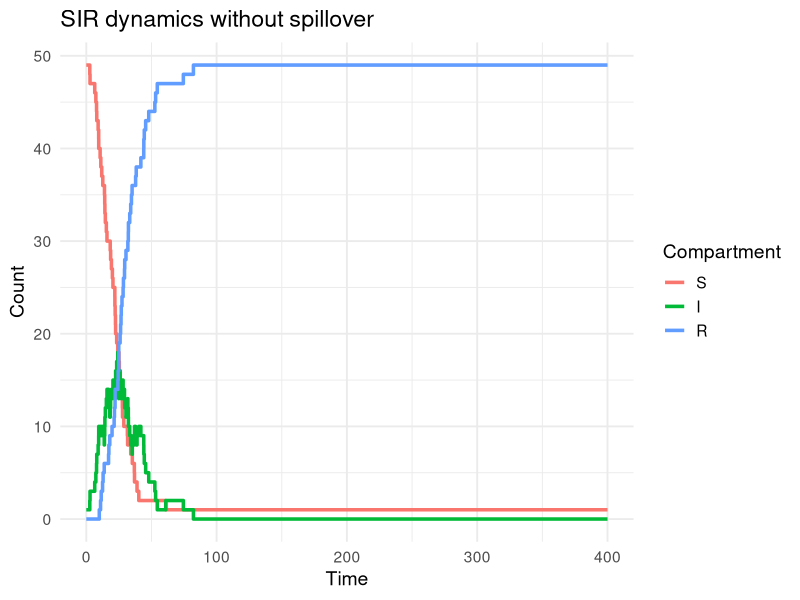

This chart was generated by the following R code: (Note: this script raises an error after producing the figure.)
#####################################################################

## Lab: Stochastic SIR simulation with spillover introductions

#####################################################################

## Clinic on the Meaningful Modeling of Epidemiological Data
## International Clinics on Infectious Disease Dynamics and Data (ICI3D) Program
## https://www.ici3d.org

## Attribution: Rebecca Borchering (2015, 2018)
##              Reshma Kassanjee (2025)

## Some Rights Reserved
## CC BY-NC 4.0 (https://creativecommons.org/licenses/by-nc/4.0/)

#####################################################################

## The goal of this tutorial is to use a Gillespie algorithm 
## implementation of an SIR model to explore the impact of
## introducing spillover infection events.

## You will be asked to extend code - though we provide example
## solutions, we encourage you take the time to first try!  

library(tidyverse)

#####################################################################

## Section 1: Simple stochastic SIR 

#####################################################################

## Context: We begin with a closed population of animals, with infection
## modelled to spread as per a stochastic SIR model. 

## Take some time to understand the implementation below. 

## Compartments:
## (S,I,R) = (susceptible, infectious, removed)

## Transitions:
## Event                           Change        	  	          Rate
## Infection (S)                   (S,I,R)->(S-1,I+1,R)        	beta*I*S/N
## Recovery/Removal (I)            (S,I,R)->(S,I-1,R+1)         gamma*I

## Function to step forward in time to next event and update states:

event_sir <- function(time, S, I, R, params, t_end) {
  
  with(as.list(params), {
    N <- S+I+R
    
    rates <- c(
      infect = beta * I * S / N,
      recover = gamma * I
    )
    
    total_rate <- sum(rates)
    
    if (total_rate == 0) {
      
      count.inf <- 0
      event_time <- t_end
      
    } else {
      
      event_time <- time + rexp(1, total_rate)
      event_type <- sample(c("Infect", "Recover"), 1, prob = rates / total_rate)
      
      switch(event_type,
             "Infect" = {
               S <- S - 1
               I <- I + 1
               count.inf <- 1
             },
             "Recover" = {
               I <- I - 1
               R <- R + 1
               count.inf <- 0
             })
    }
    
    return(data.frame(time = event_time, S = S, I = I, R = R, count.inf = count.inf))
  })
}

## Function to simulate states from time 0 to t_end:

simulate_sir <- function(t_end, y, params) {
  with(as.list(y), {
    
    cum.inf <-  0
    ts <- data.frame(time = 0, S = S, I = I, R = R, count.inf = 0) 
    next_event <- ts
    
    while (next_event$time < t_end) {
      next_event <- event_sir(next_event$time, next_event$S, next_event$I, next_event$R, params, t_end)
      cum.inf <- cum.inf + next_event$count.inf
      next_event$count.inf <- cum.inf
      ts <- rbind(ts, next_event)
    }
    
    return(ts)
  })
}

## Run the model for specified inputs:

pop <- 50                                 # population size
params <- c(beta = 0.3, gamma = 0.1)    	# parameter values
final_time <- 400                       	# end time
y0 <- c(S = pop - 1, I = 1, R = 0)        # initial state

ts1 <- simulate_sir(final_time, y0, params)

## And plot:

ts1_long <- (ts1 
             |> pivot_longer(cols = c(S, I, R), names_to = "Compartment", values_to = "count")
             |> mutate(Compartment = factor(Compartment, levels = c('S','I','R')))
)

ggplot(ts1_long, aes(x = time, y = count, color = Compartment)) +
  geom_step(linewidth = 1.2) +
  labs(title = "SIR dynamics without spillover", y = "Count", x = "Time") +
  theme_minimal(base_size = 14)

## Generate the data and produce the plot multiple times, by running the relevant
## lines above. What do you see?

#####################################################################

## Section 2: Simple stochastic SIR with spillover

#####################################################################

## We now introduce the possibility of infections occurring in the
## population due to other exposures - for example, due to infected animals
## in some other maintenance population briefly entering the territory. 

## TASK 1: Make a copy of all the code presented for part 1 and modify it to 
## introduce spillover events using the following information:
## Make functions event_sirspill and simulate_sirspill. More specifically, 
## assume that, in addition to the transmission already occurring, there 
## is an additional rate of infection of susceptibles of lambda*S/N (total rate). 
## Here lambda is the rate at which, for example, animals from outside of the 
## population manage to make contact with animals in our population of interest. 

## Here are some hints if needed: 
##   * Update the list of '## Transitions'
##   * In the function event_sirspill, include a third event type 'Spillover'.
##     Also try to include a counter for spillovers (count.spillovers) - 
##     this may prove handy if you get time to explore. 
##   * To run the model, think about whether any of the inputs needs to change.

## Once you have tried this yourself, scroll down to the bottom of the tutorial 
## to find an example solution, and then move onto the next parts of the tutorial 
## using it.

#####################################################################

## Section 3: Explore patterns

#####################################################################

## Let's compare outputs for different parameter values.

## To make this easier, let's write a function that plots I over time,
## showing several different possible trajectories, for a set of input 
## parameter values

plot_sirspill <- function(nTraj = 16, params, final_time, y0){
  
  ts_collect <- list()
  for (ii in 1:nTraj){
    ts_collect[[ii]] <- simulate_sirspill(final_time, y0, params)
  }
  
  ts_collect_df <- (bind_rows(ts_collect, .id = "Simulation")
                    |> mutate(Simulation = factor(Simulation, levels = 1:nTraj))
  )
  
  gg <- ggplot(ts_collect_df, aes(x = time, y = I)) +
    geom_step(linewidth = 1.2) +
    facet_wrap(~Simulation) +
    labs(title = "I over time", y = "Count", x = "Time") +
    scale_x_continuous(breaks = NULL) +
    coord_cartesian(xlim=c(0, final_time)) +
    theme_minimal(base_size = 14)

  print(gg)
}

## We can now easily now easily plot trajectories - here we plot 
## 16 trajectories for a set of inputs

plot_sirspill(nTraj=16
	, params=c(beta = 0.3, gamma = 0.1,lambda = 0.01)
	, final_time=400
	, y0 = c(S = pop - 1, I = 1, R = 0)
)

## TASK 2: 
## Use the function plot_sirspill to compare outputs for different parameter
## values (specified below) and think about the patterns you see. Also think 
## about how the  patterns you see relate to R0 = beta/gamma, and, later in
## time, Reff = R0*S/N. Note: Pay attention to the scale of y-axis and be sure
## to document your observations for discussion.

## Don't forget to erase your graphs every now and then using graphics.off().

## (1) 1 infected animal to begin, no spillover, with different beta and gamma values
## c(beta = 0.3, gamma = 0.1, lambda = 0.00), 400, c(S = pop - 1, I = 1, R = 0))
## versus 
## c(beta = 0.2, gamma = 0.2, lambda = 0.00), 400, c(S = pop - 1, I = 1, R = 0))

## (2) 0 infected animals to begin, with spillover, with different beta and gamma values 
## c(beta = 0.3, gamma = 0.1, lambda = 0.01), 400, c(S = pop, I = 0, R = 0))
## versus 
## c(beta = 0.2, gamma = 0.2, lambda = 0.01), 400, c(S = pop, I = 0, R = 0))

## (3) as for (2) but with a higher spillover rate
## c(beta = 0.3, gamma = 0.1, lambda = 0.04), 400, c(S = pop, I = 0, R = 0))
## versus 
## c(beta = 0.2, gamma = 0.2, lambda = 0.04), 400, c(S = pop, I = 0, R = 0))

## Lastly, would we have been able to study these patterns using 
## a deterministic model? If you have time, refer back to previous labs, 
## and try fit and plot a corresponding deterministic model. 

#####################################################################

## Section 2 Solution

#####################################################################

## Our version of the functions for part 2 can be found in
## ICI3D_Example_StochasticSpillover_functions.R in the tutorials repo: 
## https://raw.githubusercontent.com/ICI3D/RTutorials/refs/heads/master/ICI3D_Example_StochasticSpillover_functions.R

## Compartments:
## (S,I,R) = (susceptible, infectious, removed)

## Transitions:
## Event                           Change        		              Rate
## Spillover (S)			             (S,I,R)->(S-1,I+1,R)		        lambda*S/N
## Infection (S)                   (S,I,R)->(S-1,I+1,R)           beta*I*S/N
## Recovery/Removal (I)            (S,I,R)->(S,I-1,R+1)           gamma*I


## Run the model for specified inputs:

params <- c(beta = 0.3, gamma = 0.1
            , lambda = 0.02)            	# parameter values
final_time <- 400                       	# end time
y0 <- c(S = pop - 1, I = 1, R = 0)        # initial state

ts1 <- simulate_sirspill(final_time, y0, params)

## And plot:

ts1_long <- (ts1 
             |> pivot_longer(cols = c(S, I, R), names_to = "Compartment", values_to = "count")
             |> mutate(Compartment = factor(Compartment, levels = c('S','I','R')))
)

ggplot(ts1_long, aes(x = time, y = count, color = Compartment)) +
  geom_step(linewidth = 1.2) +
  labs(title = "SIR dynamics with spillover", y = "Count", x = "Time") +
  theme_minimal(base_size = 14)
